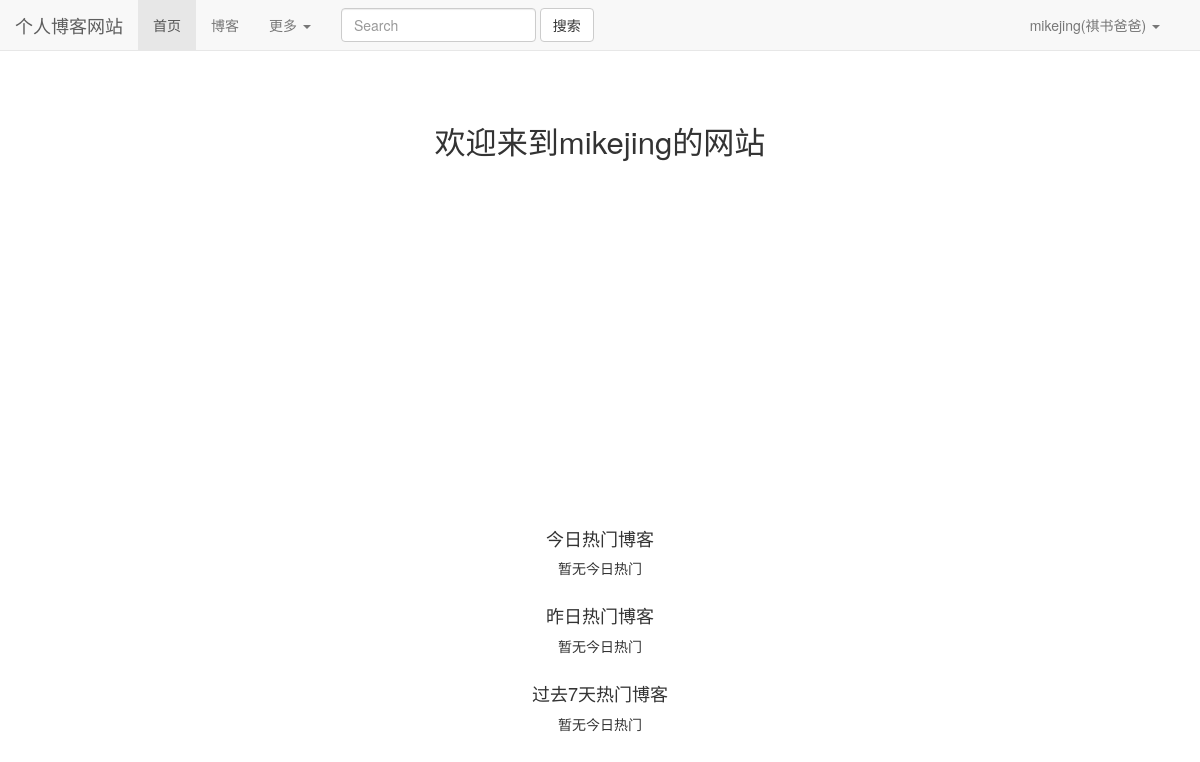
The app's page / (signed in), older data.
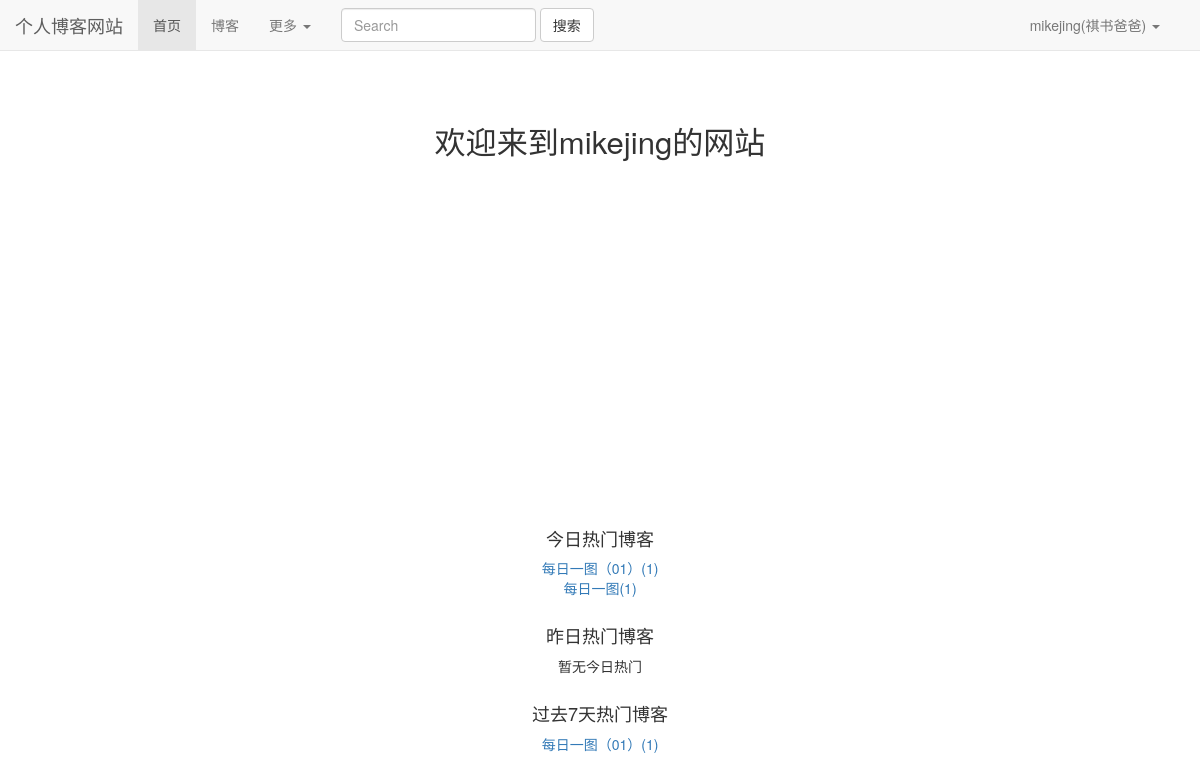
The same page, newer data.
### user/models.py (models this page shows, shortened)
class Introduction(models.Model):
    user = models.OneToOneField(User, on_delete=models.CASCADE, verbose_name='昵称')
    nick_name = models.CharField(max_length=20)

### read_statistics/models.py (models this page shows)
class ReadNumDetail(models.Model):
    read_date = models.DateField(default=timezone.now)
    read_num = models.IntegerField(default=0)
    content_type = models.ForeignKey(ContentType, on_delete=models.CASCADE)
    object_id = models.PositiveIntegerField()
    content_object = GenericForeignKey('content_type', 'object_id')

### blogs/models.py (models this page shows, shortened)
class Blog(models.Model,ReadNumExtension):
    title = models.CharField(max_length=50)
    blog_type = models.ForeignKey(BlogType, on_delete=models.CASCADE)
    content = RichTextUploadingField()
    author = models.ForeignKey(User, on_delete=models.CASCADE)
    create_time = models.DateTimeField(auto_now_add=True)
    last_update_time = models.DateTimeField(auto_now=True)
    readDetails = GenericRelation(ReadNumDetail)  # 反向关联获取
    class Meta:
        ordering = ['-create_time']

### mkjwebsite/views.py (the view)
# urls.py: 2. Add a URL to urlpatterns:  path('', views.home, name='home')
def home(request):
    contentType = ContentType.objects.get_for_model(Blog)
    context = {}
    dates, counts = get_seven_days_read_statistics(contentType)
    hot_7_days_blogs = cache.get("hot_7_days_blogs")
    if hot_7_days_blogs is None:
        print("没有缓存")
        hot_7_days_blogs = get_seven_hots_read_statistics()
        cache.set('hot_7_days_blogs', hot_7_days_blogs, 3600)
    else:
        print('读取缓存')
    context['seven_read_counts'] = counts
    context['dates'] = dates
    context['todays_hots'] = get_hot_today_read_statistics(contentType)
    context['yesterday_hots'] = get_hot_yestoday_read_statistics(contentType)
    context['seven_read_hots'] = hot_7_days_blogs
    print(context)
    return render(request, 'home.html', context)

### user/forms.py (shortened to what this page needs)
class LoginForm(forms.Form):
    username_or_email = forms.CharField(
        label='用户名或邮箱',
        widget=forms.TextInput(attrs={'class': 'form-control', 'placeholder': '请输入用户名或邮箱'})
    )
    password = forms.CharField(
        label='密码',
        widget=forms.PasswordInput(attrs={'class': 'form-control', 'placeholder': '请输入密码'})
    )

### mkjwebsite/views.py (called while the page is built)
def get_seven_hots_read_statistics():
    today = timezone.now().date()
    seven_days = today - datetime.timedelta(days=7)
    results = Blog.objects \
        .filter(readDetails__read_date__lt=today, readDetails__read_date__gte=seven_days) \
        .values('id', 'title') \
        .annotate(read_num_sum=Sum('readDetails__read_num')) \
        .order_by("-read_num_sum")
    print('七天数据:%s' % results)
    return results[:7]

### read_statistics/utils.py (called while the page is built)
def get_seven_days_read_statistics(contentType):
    today = timezone.now().date()
    sevens_counts = []
    dates = []
    for i in range(6, -1, -1):
        deltaDate = today - datetime.timedelta(days=i)
        dates.append(deltaDate.strftime("%m-%d"))
        read_details = ReadNumDetail.objects.filter(content_type=contentType, read_date=deltaDate)
        result = read_details.aggregate(read_sum=Sum('read_num'))
        sevens_counts.append(result['read_sum'] or 0)
    return dates, sevens_counts

def get_hot_today_read_statistics(contentType):
    today = timezone.now().date()
    results = ReadNumDetail.objects.filter(content_type=contentType, read_date=today).order_by('-read_num')
    return results[:2]

def get_hot_yestoday_read_statistics(contentType):
    today = timezone.now().date()
    yesterday = today - datetime.timedelta(days=1)
    results = ReadNumDetail.objects.filter(content_type=contentType, read_date=yesterday).order_by('-read_num')
    return results[:7]

### user/context_processors.py (called while the page is built)
def login_modal_form(request):
    return {'login_modal_form': LoginForm()}

### user/models.py (called while the page is built)
def get_nickname(self):
    if Introduction.objects.filter(user=self).exists():
        introduction = Introduction.objects.get(user=self)
        return introduction.nick_name
    else:
        return '未设置'

def has_nickname(self):
    return Introduction.objects.filter(user=self).exists()

### templates/home.html (shortened to what this page needs)
{% extends 'base.html' %}
{% load staticfiles %}
{% block cssstyle %}
    <link rel="stylesheet" href="{% static 'home.css' %}">
{% endblock %}
{% block home_active %}
    active
{% endblock %}
{% block content %}
    <h1 class="content">欢迎来到{{ user.username }}的网站</h1>
    <div id="container"></div>
    <div class="hot_blog">
        <h4>今日热门博客</h4>
        <ul>
            {% for read_detail in todays_hots %}
                <li><a href="{% url 'blogs_module:blog_details' read_detail.object_id %}">{{ read_detail.content_object.title }}({{ read_detail.read_num }})</a></li>
            {% empty %}
                暂无今日热门
            {% endfor %}
        </ul>
    </div>
    <div class="hot_blog">
        <h4>昨日热门博客</h4>
        <ul>
            {% for read_detail in yesterday_hots %}
                <li><a href="{% url 'blogs_module:blog_details' read_detail.object_id %}">{{ read_detail.content_object.title }}({{ read_detail.read_num }})</a></li>
            {% empty %}
                暂无今日热门
            {% endfor %}
        </ul>
    </div>
    <div class="hot_blog">
        <h4>过去7天热门博客</h4>
        <ul>
            {% for blog in seven_read_hots %}
                <li><a href="{% url 'blogs_module:blog_details' blog.id %}">{{ blog.title }}({{ blog.read_num_sum }})</a></li>
            {% empty %}
                暂无今日热门
            {% endfor %}
        </ul>
    </div>
{% endblock %}

### templates/base.html (shortened to what this page needs)
{% load staticfiles %}
<!DOCTYPE html>
<html lang="zh-CN">
<head>
    <link rel="stylesheet" href="{% static 'bootstrap-3.3-1.7-dist/css/bootstrap.min.css' %}">
    <link rel="stylesheet" href="{% static 'base.css' %}">
    {% block cssstyle %}{% endblock %}
</head>
<body>
<nav class="navbar navbar-default navbar-fixed-top">
    <div class="container-fluid">
        <div class="navbar-header">
            <a class="navbar-brand" href="{% url 'home' %}">个人博客网站</a>
        </div>
        <div class="collapse navbar-collapse" id="bs-example-navbar-collapse-1">
            <ul class="nav navbar-nav">
                <li class="{% block home_active %}{% endblock %}"><a href="{% url 'home' %}">首页</a></li>
                <li class="{% block blog_active %}{% endblock %}"><a href="{% url 'blogs_module:blog_index' %}">博客</a>
                </li>
                <li class="dropdown">
                    <a href="#" class="dropdown-toggle" data-toggle="dropdown" role="button" aria-haspopup="true"
                       aria-expanded="false">更多 <span class="caret"></span></a>
                </li>
            </ul>
            <form class="navbar-form navbar-left">
                <div class="form-group">
                    <input type="text" class="form-control" placeholder="Search">
                </div>
                <button type="submit" class="btn btn-default">搜索</button>
            </form>
            <ul class="nav navbar-nav navbar-right" style="margin-right: 10px">
                {% if not user.is_authenticated %}
                    <li><a href="{% url 'user:login' %}?from={{ request.get_full_path }}">登陆</a></li>
                    <li><a href="{% url 'user:register' %}?from={{ request.get_full_path }}">注册</a></li>
                {% else %}
                    <li class="dropdown">
                        <a href="#" class="dropdown-toggle" data-toggle="dropdown" role="button" aria-haspopup="true"
                           aria-expanded="false">
                            {% if user.has_nickname %}
                                {{ user.username }}({{ user.get_nickname }})
                            {% else %}
                                {{ user.username }}
                            {% endif %}
                            <span class="caret"></span></a>
                    </li>
                {% endif %}
            </ul>
        </div>
    </div>
</nav>
{% block content %}
{% endblock %}
</body>
</html>

### static/base.css (style rules this page uses)
body { margin-top: 80px !important; }
* { padding: 0px; margin: 0px; }

### static/home.css (style rules this page uses)
.content { font-size: 222%; text-align: center; margin-top: 4em; margin-bottom: 2em; }
div#container { margin: 0 auto; height: 20em; min-width: 20em; max-width: 30em; }
.hot_blog { text-align: center; margin-top: 2em; }

Row changes from the older to the newer data that the page shows:
added ReadNumDetail: content_object "每日一图（01）", read_num "1"
added ReadNumDetail: content_object "每日一图", read_num "1"
now on this page (row unchanged): Blog: title "每日一图（01）", read_num_sum "1"
Text that changed along with them:
text no longer shown: "暂无今日热门 暂无今日热门"
